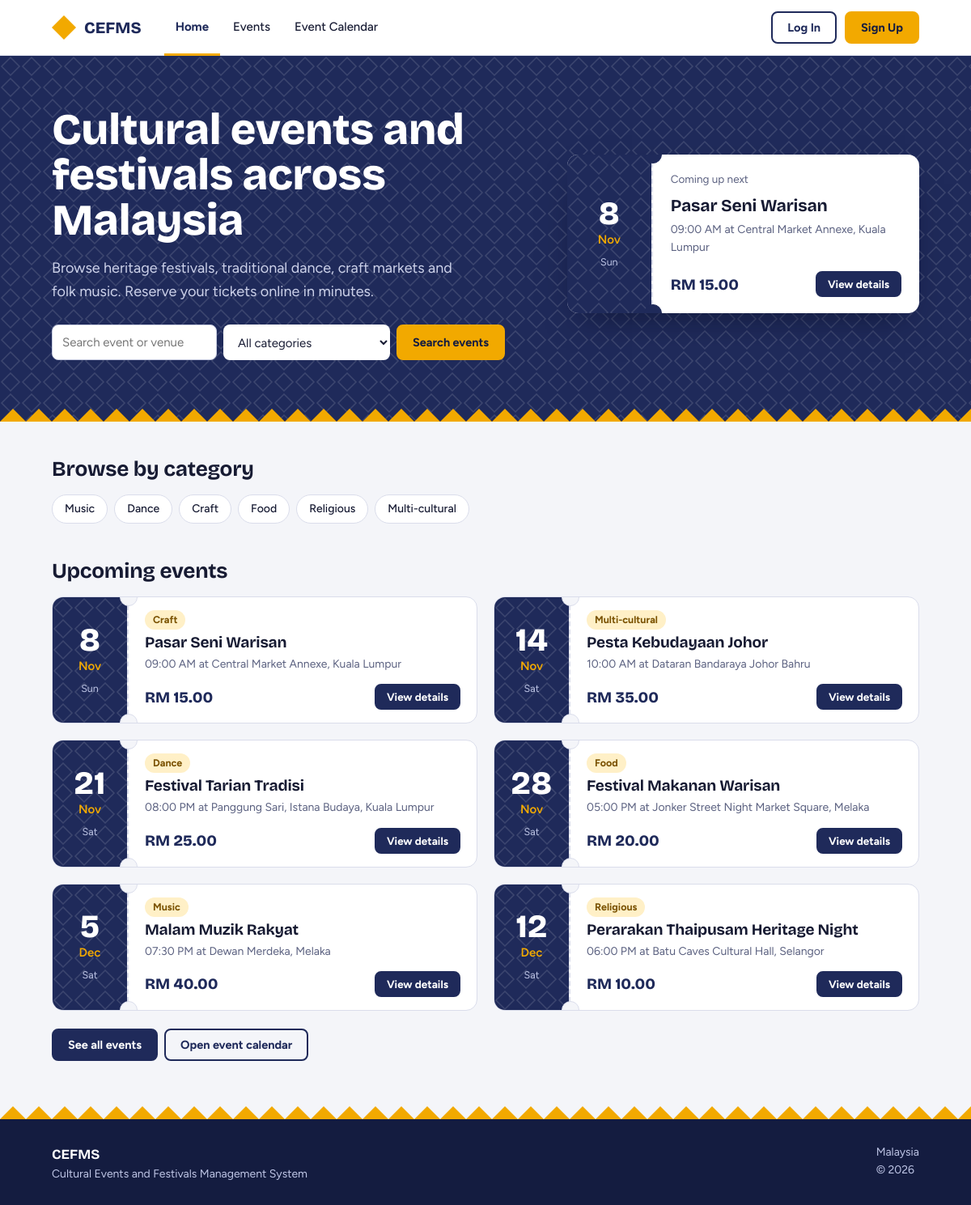
The page / on the database its author committed.
### tables this page shows
CREATE TABLE `schedule` (
  `scheduleId` int(11) NOT NULL AUTO_INCREMENT,
  `eventId` int(11) NOT NULL,
  `venue` varchar(120) NOT NULL,
  `startDateTime` datetime NOT NULL,
  `endDateTime` datetime NOT NULL,
  `status` enum('Scheduled','Rescheduled','Cancelled') NOT NULL DEFAULT 'Scheduled',
  PRIMARY KEY (`scheduleId`),
  KEY `fk_sched_event` (`eventId`),
  KEY `idx_sched_venue` (`venue`,`startDateTime`,`endDateTime`),
  CONSTRAINT `fk_sched_event` FOREIGN KEY (`eventId`) REFERENCES `event` (`eventId`) ON DELETE CASCADE,
  CONSTRAINT `chk_time` CHECK (`endDateTime` > `startDateTime`)
);

CREATE TABLE `event` (
  `eventId` int(11) NOT NULL AUTO_INCREMENT,
  `organizerId` int(11) NOT NULL,
  `title` varchar(150) NOT NULL,
  `description` text NOT NULL,
  `category` enum('Music','Dance','Craft','Food','Religious','Multi-cultural') NOT NULL,
  `ticketPrice` decimal(8,2) NOT NULL,
  `totalSeats` int(11) NOT NULL,
  `availableSeats` int(11) NOT NULL,
  `status` enum('Pending','Published','Cancelled','Completed') NOT NULL DEFAULT 'Pending',
  `archived` tinyint(1) NOT NULL DEFAULT 0,
  `createdDate` datetime NOT NULL DEFAULT current_timestamp(),
  PRIMARY KEY (`eventId`),
  KEY `fk_event_org` (`organizerId`),
  CONSTRAINT `fk_event_org` FOREIGN KEY (`organizerId`) REFERENCES `user` (`userId`),
  CONSTRAINT `chk_seats` CHECK (`availableSeats` >= 0 and `availableSeats` <= `totalSeats`),
  CONSTRAINT `chk_price` CHECK (`ticketPrice` >= 0)
);

### includes/bootstrap.php (called while the page is built, shortened)
<?php
function cfg(string $key): string {
    static $c = null;
    if ($c === null) {
        $c = [
            'host' => getenv('CEFMS_DB_HOST') ?: '127.0.0.1',
            'port' => getenv('CEFMS_DB_PORT') ?: '3306',
            'name' => getenv('CEFMS_DB_NAME') ?: 'cefms',
            'user' => getenv('CEFMS_DB_USER') ?: 'root',
            'pass' => getenv('CEFMS_DB_PASS') !== false ? getenv('CEFMS_DB_PASS') : '',
        ];
    }
    return $c[$key];
}
function db(): PDO {
    static $pdo = null;
    if ($pdo === null) {
        $dsn = sprintf('mysql:host=%s;port=%s;dbname=%s;charset=utf8mb4', cfg('host'), cfg('port'), cfg('name'));
        $pdo = new PDO($dsn, cfg('user'), cfg('pass'), [
            PDO::ATTR_ERRMODE            => PDO::ERRMODE_EXCEPTION,
            PDO::ATTR_DEFAULT_FETCH_MODE => PDO::FETCH_ASSOC,
            PDO::ATTR_EMULATE_PREPARES   => false,
        ]);
    }
    return $pdo;
}
require_once __DIR__ . '/helpers.php';
require_once __DIR__ . '/services.php';
require_once __DIR__ . '/layout.php';

### includes/services.php (called while the page is built, shortened)
<?php
function published_events(string $cat = '', string $q = ''): array {
    $sql = "SELECT e.*, s.venue, s.startDateTime, s.endDateTime, s.status AS schedStatus
            FROM event e JOIN schedule s ON s.eventId=e.eventId
            WHERE e.status='Published' AND s.status<>'Cancelled' AND s.endDateTime >= ?";
    $p = [date('Y-m-d H:i:s')];
    $sql .= ' ORDER BY s.startDateTime';
    $st = db()->prepare($sql); $st->execute($p);
    return $st->fetchAll();
}

### includes/helpers.php (called while the page is built, shortened)
<?php
function e($v): string { return htmlspecialchars((string)$v, ENT_QUOTES, 'UTF-8'); }
function money($v): string { return 'RM ' . number_format((float)$v, 2); }
function dt(string $s, string $fmt = 'd M Y, h:i A'): string { return date($fmt, strtotime($s)); }

### includes/layout.php (the view, shortened to what this page needs)
<?php
function public_header(string $title, string $active = '', bool $hero = false): void {
    $u = current_user();
    $isP = false;
    $nav = [
        'home'     => ['/', 'Home'],
        'events'   => ['/events.php', 'Events'],
        'calendar' => ['/calendar.php', 'Event Calendar'],
    ];
    ?><!doctype html>
<html lang="en"><head><meta charset="utf-8"><meta name="viewport" content="width=device-width, initial-scale=1">
<link rel="stylesheet" href="/assets/public.css"></head>
<body class="pub">
<header class="topnav"><div class="wrap nav-in">
  <a class="brand" href="/"><span class="logo" aria-hidden="true"></span><span>CEFMS</span></a>
  <nav class="links">
    <?php foreach ($nav as $key => $link) { ?>
      <a href="<?= $link[0] ?>" class="<?= ($active === $key) ? 'on' : '' ?>"><?= $link[1] ?></a>
    <?php } ?>
  </nav>
  <div class="auth">
    <?php if ($isP): ?>
      <span class="hello">Hi, <?= e(explode(' ', $u['fullName'])[0]) ?></span>
      <a class="btn ghost" href="/logout.php">Log Out</a>
    <?php else: ?>
      <a class="btn ghost" href="/login.php">Log In</a><a class="btn gold" href="/signup.php">Sign Up</a>
    <?php endif; ?>
  </div>
</div></header>
<main>
<?php if (!$hero) { ?><div class="wrap"><?php public_flash(); }
}
function public_footer(): void { ?>
</div></main>
<footer class="foot"><div class="wrap"><div><b>CEFMS</b><br>Cultural Events and Festivals Management System</div><div>Malaysia<br>&copy; 2026</div></div></footer>
</body></html><?php
}
    ?><!doctype html>
</body></html><?php
function event_card(array $ev): void {
    $t = strtotime($ev['startDateTime']);
    if ((float)$ev['ticketPrice'] == 0) {
        $priceText = 'Free';
    } else {
        $priceText = money($ev['ticketPrice']);
    }
?>
  <article class="stub">
    <a class="date" href="/event.php?id=<?= (int)$ev['eventId'] ?>" aria-label="<?= e(date('j F Y', $t)) ?>"><b><?= date('j', $t) ?></b><span><?= date('M', $t) ?></span><i><?= date('D', $t) ?></i></a>
    <div class="info">
      <span class="cat"><?= e($ev['category']) ?></span>
      <h3><a href="/event.php?id=<?= (int)$ev['eventId'] ?>"><?= e($ev['title']) ?></a></h3>
      <div class="meta"><?= e(dt($ev['startDateTime'], 'h:i A')) ?> at <?= e($ev['venue']) ?></div>
      <div class="foot2">
        <span class="price"><?= e($priceText) ?></span>
        <a class="btn sm" href="/event.php?id=<?= (int)$ev['eventId'] ?>">View details</a>
      </div>
    </div>
  </article>
<?php }

### public/index.php (shortened to what this page needs)
<?php
require __DIR__ . '/../includes/bootstrap.php';
$allEvents = published_events();
$events    = array_slice($allEvents, 0, 6);
$next = null;
if (count($allEvents) > 0) {
    $next = $allEvents[0];
}
public_header('Home', 'home', true);
?>
<section class="hero2"><div class="wrap hero-in">
  <div>
    <h1>Cultural events and festivals across Malaysia</h1>
    <p>Browse heritage festivals, traditional dance, craft markets and folk music. Reserve your tickets online in minutes.</p>
    <form action="/events.php" method="get">
      <input type="text" name="q" placeholder="Search event or venue" aria-label="Search events">
      <select name="cat" aria-label="Category">
        <option value="">All categories</option>
      </select>
      <button class="btn gold" type="submit">Search events</button>
    </form>
  </div>
  <?php if ($next !== null) {
      $t = strtotime($next['startDateTime']);
      if ((float)$next['ticketPrice'] == 0) {
          $priceText = 'Free';
      } else {
          $priceText = money($next['ticketPrice']);
      }
  ?>
  <article class="next">
    <a class="date" href="/event.php?id=<?= (int)$next['eventId'] ?>" aria-label="<?= e(date('j F Y', $t)) ?>"><b><?= date('j', $t) ?></b><span><?= date('M', $t) ?></span><i><?= date('D', $t) ?></i></a>
    <div class="info">
      <p class="when">Coming up next</p>
      <h3><?= e($next['title']) ?></h3>
      <div class="meta"><?= e(dt($next['startDateTime'], 'h:i A')) ?> at <?= e($next['venue']) ?></div>
      <div class="foot2" style="margin-top:12px;display:flex;justify-content:space-between;align-items:center">
        <span class="price"><?= e($priceText) ?></span>
        <a class="btn sm" href="/event.php?id=<?= (int)$next['eventId'] ?>">View details</a>
      </div>
    </div>
  </article>
  <?php } ?>
</div></section>
<div class="wrap">
<h2>Browse by category</h2>
<div class="chips">
  <?php foreach (CATEGORIES as $c) { ?>
    <a class="chip" href="/events.php?cat=<?= urlencode($c) ?>"><?= e($c) ?></a>
  <?php } ?>
</div>
<h2>Upcoming events</h2>
<?php if (count($events) === 0) { ?>
  <div class="card empty">No upcoming events at the moment. Please check back soon.</div>
<?php } else { ?>
  <div class="stubs">
    <?php foreach ($events as $ev) { event_card($ev); } ?>
  </div>
  <p style="margin-top:22px" class="actions">
    <a class="btn" href="/events.php">See all events</a>
    <a class="btn ghost" href="/calendar.php">Open event calendar</a>
  </p>
<?php } ?>
<?php public_footer();

### rows shown on the page
schedule: startDateTime "8", startDateTime "Nov", startDateTime "Sun", startDateTime "09:00 AM", venue "Central Market Annexe, Kuala Lumpur", eventId.category "Craft", eventId.title "Pasar Seni Warisan", eventId.ticketPrice "RM 15.00"
event: title "Pasar Seni Warisan", ticketPrice "RM 15.00"
schedule: startDateTime "14", startDateTime "Nov", startDateTime "Sat", eventId.category "Multi-cultural", eventId.title "Pesta Kebudayaan Johor", startDateTime "10:00 AM", venue "Dataran Bandaraya Johor Bahru", eventId.ticketPrice "RM 35.00"
schedule: startDateTime "21", startDateTime "Nov", startDateTime "Sat", eventId.category "Dance", eventId.title "Festival Tarian Tradisi", startDateTime "08:00 PM", venue "Panggung Sari, Istana Budaya, Kuala Lumpur", eventId.ticketPrice "RM 25.00"
schedule: startDateTime "28", startDateTime "Nov", startDateTime "Sat", eventId.category "Food", eventId.title "Festival Makanan Warisan", startDateTime "05:00 PM", venue "Jonker Street Night Market Square, Melaka", eventId.ticketPrice "RM 20.00"
schedule: startDateTime "5", startDateTime "Dec", startDateTime "Sat", eventId.category "Music", eventId.title "Malam Muzik Rakyat", startDateTime "07:30 PM", venue "Dewan Merdeka, Melaka", eventId.ticketPrice "RM 40.00"
schedule: startDateTime "12", startDateTime "Dec", startDateTime "Sat", eventId.category "Religious", eventId.title "Perarakan Thaipusam Heritage Night", startDateTime "06:00 PM", venue "Batu Caves Cultural Hall, Selangor", eventId.ticketPrice "RM 10.00"

### other values the page prints
$link[1] "Home"
$link[1] "Events"
$link[1] "Event Calendar"
$c "Music"
$c "Dance"
$c "Craft"
$c "Food"
$c "Religious"
$c "Multi-cultural"
